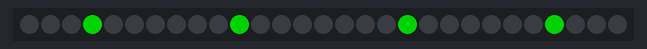
Simulated run of this sketch. Board: ESP8266 (Wemos D1 mini). Shown: 29 RGB LEDs in strip order, left to right. Dim RGB values are drawn brighter than linear; WiFi joins after 1.5 s; servers stay silent unless stated; network time is answered at once with the bench clock; the local clock reads 2024-03-15 10:24:30 at power-on unless the sketch sets it; what the sketch prints to the serial monitor is not drawn.

Above: at 1.71 s.
At 29.2 s:
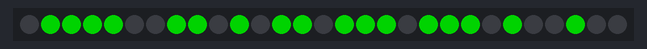
At 126.9 s:
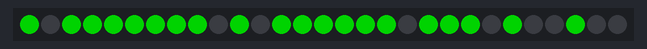

Measured:
- what the display in image 0 shows lasts 0.4 s, from 1.5 s to 1.9 s

The sketch:

smartConfig24H_ESP8266_WEMOS_MINI_D1.ino
```cpp
#include <Adafruit_NeoPixel.h>
#include <ESP8266WiFi.h>
#include <NTPClient.h>
#include <WiFiUdp.h>

// if you make 12hours version, change true to false
#define VERSION_24H true

#define WIFI_SMARTCONFIG false

#if !WIFI_SMARTCONFIG
// if you do not use smartConfifg, please specify SSID and password here
#define WIFI_SSID "SSID" // your WiFi's SSID
#define WIFI_PASS "password" // your WiFi's password
#endif

// LED color setting
#define LED_R 0
#define LED_G 125
#define LED_B 0

// starting LED number of each digit
#define MIN1 0
#define MIN10 7
#define COLON 14
#define HOUR1 15
#define HOUR10A 22
#define HOUR10B 24
#define HOUR10 22

#if VERSION_24H
#define TOTAL_LED 29
#else
#define TOTAL_LED 25
#endif
#define LED_CONTROL 2
Adafruit_NeoPixel pixels(TOTAL_LED, LED_CONTROL, NEO_GRB + NEO_KHZ800);

// Define NTP Client to get time
WiFiUDP ntpUDP;
NTPClient timeClient(ntpUDP, "pool.ntp.org");

void setup() {
  Serial.begin(115200);
  Serial.println("start");

  // Connect to Wi-Fi
  Serial.print("Connecting to ");
  Serial.println(WIFI_SSID);
  WiFi.begin(WIFI_SSID, WIFI_PASS);
  while (WiFi.status() != WL_CONNECTED) {
    delay(500);
    Serial.print(".");
    }
  Serial.println("WiFi Connected.");
  Serial.print("SSID: ");
  Serial.println(WiFi.SSID());
  Serial.print("IP Address: ");
  Serial.println(WiFi.localIP());

  pixels.begin();
#if VERSION_24H
  pixels.setPixelColor(HOUR10 + 3, pixels.Color(LED_R, LED_G, LED_B));
#endif
  pixels.setPixelColor(HOUR1 + 3, pixels.Color(LED_R, LED_G, LED_B));
  pixels.setPixelColor(MIN10 + 3, pixels.Color(LED_R, LED_G, LED_B));
  pixels.setPixelColor(MIN1  + 3, pixels.Color(LED_R, LED_G, LED_B));
  pixels.show();

  // Initialize a NTPClient to get time
  timeClient.begin();
  // Set offset time in seconds to adjust for your timezone, for example:
  // GMT +1 = 3600
  // GMT +8 = 28800
  // GMT -1 = -3600
  // GMT 0 = 0
  timeClient.setTimeOffset(7200);

}

void loop() {
  static int prevMin = -1;
  static int prevCol = 0;
  static int prevDay = -1;
  int col;
  int hour;
  struct tm tmtime;

  timeClient.update();
     {
    int currentHour = timeClient.getHours();
    int currentMinute = timeClient.getMinutes();
    delay(400);
     }

  col = (millis() / 500) % 2;
  if(prevCol == col)
    return;
  prevCol = col;

  pixels.clear();
  if(col) {
    pixels.setPixelColor(COLON, pixels.Color(LED_R, LED_G, LED_B));

    }
  prevDay = tmtime.tm_mday;

#if VERSION_24H
  hour = timeClient.getHours();

  setDigit(HOUR10, hour / 10);
#else
  hour = currentHour % 12;
  if(hour == 0) hour = 12;

  if(hour >= 10) {
    pixels.setPixelColor(HOUR10A, pixels.Color(LED_R, LED_G, LED_B));
    pixels.setPixelColor(HOUR10B, pixels.Color(LED_R, LED_G, LED_B));
  }
#endif

  setDigit(HOUR1, hour % 10);
  setDigit(MIN10, timeClient.getMinutes() / 10);
  setDigit(MIN1 , timeClient.getMinutes() % 10);

  pixels.show();
  delay(400);
}

#define NUM 10
#define SEG 7
int seg[NUM][SEG] = {
  {1, 1, 1, 0, 1, 1, 1},
  {0, 1, 0, 0, 1, 0, 0},
  {1, 1, 0, 1, 0, 1, 1},
  {1, 1, 0, 1, 1, 0, 1},
  {0, 1, 1, 1, 1, 0, 0},
  {1, 0, 1, 1, 1, 0, 1},
  {1, 0, 1, 1, 1, 1, 1},
  {1, 1, 1, 0, 1, 0, 0},
  {1, 1, 1, 1, 1, 1, 1},
  {1, 1, 1, 1, 1, 0, 1}
};

void setDigit(int pos, int n) {
  for(int j = 0; j < SEG; j++) {
    if(seg[n][j]) {
      pixels.setPixelColor(j + pos, pixels.Color(LED_R, LED_G, LED_B));
    }
  }
}

//////////////////////////////
// WiFi and NTP section
//////////////////////////////

void wifiSetup() {
  WiFi.mode(WIFI_STA);
#if WIFI_SMARTCONFIG
  WiFi.begin();
#else
  WiFi.begin(WIFI_SSID, WIFI_PASS);
#endif

  for (int i = 0; ; i++) {
    Serial.println("Connecting to WiFi...");
    delay(1000);
    if (WiFi.status() == WL_CONNECTED) {
      break;
    }
#if WIFI_SMARTCONFIG
  if(i > 30)
    break;
#endif
  }

#if WIFI_SMARTCONFIG
  if (WiFi.status() != WL_CONNECTED) {
    WiFi.mode(WIFI_AP_STA);
    WiFi.beginSmartConfig();

    //Wait for SmartConfig packet from mobile
    Serial.println("Waiting for SmartConfig.");
    while (!WiFi.smartConfigDone()) {
      Serial.print(".");
      pixels.clear();
      setDigit(MIN10, 5); //s
      pixels.setPixelColor(MIN1, pixels.Color(LED_R, LED_G, LED_B));
      pixels.setPixelColor(MIN1+2, pixels.Color(LED_R, LED_G, LED_B));
      pixels.setPixelColor(MIN1+5, pixels.Color(LED_R, LED_G, LED_B));
      pixels.setPixelColor(MIN1+6, pixels.Color(LED_R, LED_G, LED_B));
      pixels.show();
      delay(1000);
    }

    Serial.println("");
    Serial.println("SmartConfig received.");

    //Wait for WiFi to connect to AP
    Serial.println("Waiting for WiFi");
    while (WiFi.status() != WL_CONNECTED) {
      delay(1000);
      Serial.print(",");
    }
  }
  Serial.println("WiFi Connected.");
#endif

  Serial.print("SSID: ");
  Serial.println(WiFi.SSID());
  Serial.print("IP Address: ");
  Serial.println(WiFi.localIP());
}
```
